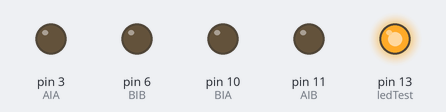
The sketch below on a simulated Arduino Uno, built with avr-gcc and run on an emulated ATmega328P. Shown: output pins drawn as LEDs (lit = HIGH).

Above: at 0.1 s.
At 0.6 s:
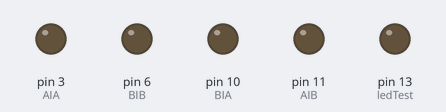
At 1.9 s:
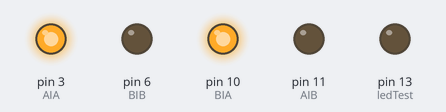
At 11.2 s:
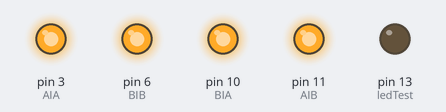
At 19.5 s:
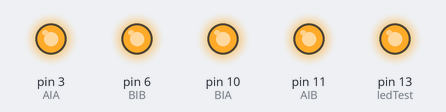
At 37.32 s:
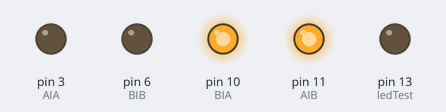
Timing chart, 0 to 40.0 s (numbered marks = the images above):
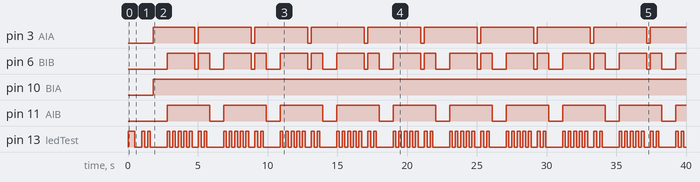

Measured:
- by itself, pin 3 (AIA): repeats every 4.1 s: LOW 0.25 s, HIGH 3.8 s
- by itself, pin 6 (BIB): repeats every 4.1 s: LOW 0.25 s, HIGH 0.80 s, LOW 1.0 s, HIGH 2.0 s
- by itself, pin 10 (BIA): LOW → HIGH at 1.8 s
- by itself, pin 11 (AIB): alternates HIGH for 3.1 s and LOW for 1.0 s
- by itself, pin 13 (ledTest): repeats every 4.1 s: HIGH 0.20 s, LOW 0.20 s, HIGH 0.20 s, LOW 1.2 s, 4 × (HIGH 0.20 s, LOW 0.20 s), HIGH 0.20 s, LOW 0.45 s

The sketch:

Motores_desafio.ino
```cpp
//definiendo constantes

const int AIA = 3;
const int AIB = 11;
const int BIA = 10;
const int BIB = 6;

const int ledTest = 13;


void setup()
{
  //definir las salidas

  pinMode(AIA, OUTPUT);
  pinMode(AIB, OUTPUT);
  pinMode(BIA, OUTPUT);
  pinMode(BIB, OUTPUT);

  pinMode(ledTest, OUTPUT);

  //salidas apagadas

  analogWrite(AIA, 0);
  analogWrite(AIB, 0);
  analogWrite(BIA, 0);
  analogWrite(BIB, 0);

  digitalWrite(ledTest, LOW);

  //saludo inicial

  for (int l=0; l<=3; l++);
 {
  digitalWrite(ledTest, HIGH);
  delay(500);
  digitalWrite(ledTest, LOW);
  delay(500);
 }


}


void loop()
{
  parpadeo(1);
  adelante();
  delay(1000);
  parar();

  parpadeo(4);
  izquierda();
  delay(250);
  parar();


  parpadeo(1);
  adelante();
  delay(1000);
  parar();

  parpadeo(4);
  izquierda();
  delay(250);
  parar();

 parpadeo(1);
  adelante();
  delay(1000);
  parar();

  parpadeo(4);
  izquierda();
  delay(250);
  parar();


  parpadeo(1);
  adelante();
  delay(1000);
  parar();

  parpadeo(4);
  izquierda();
  delay(250);
  parar();

}

void adelante ()
{
  analogWrite(AIA, 255);
  analogWrite(AIB, 0);
  analogWrite(BIA, 255);
  analogWrite(BIB, 0);
}

void atras()
{
  analogWrite(AIA, 0);
  analogWrite(AIB, 255);
  analogWrite(BIA, 0);
  analogWrite(BIB, 255);
}

void derecha()
{
  analogWrite(AIA, 255);
  analogWrite(AIB, 0);
  analogWrite(BIA, 0);
  analogWrite(BIB, 255);
}

void izquierda()
{
  analogWrite(AIA, 0);
  analogWrite(AIB, 255);
  analogWrite(BIA, 255);
  analogWrite(BIB, 0);
}

void parar()
{
  analogWrite(AIA, 255);
  analogWrite(AIB, 255);
  analogWrite(BIA, 255);
  analogWrite(BIB, 255);
}

void parpadeo (int veces)
{
  for (int i=0; i<=veces; i++)
  {
    digitalWrite(ledTest, HIGH);
    delay(200);
    digitalWrite(ledTest, LOW);
    delay(200);
  }
}
```
